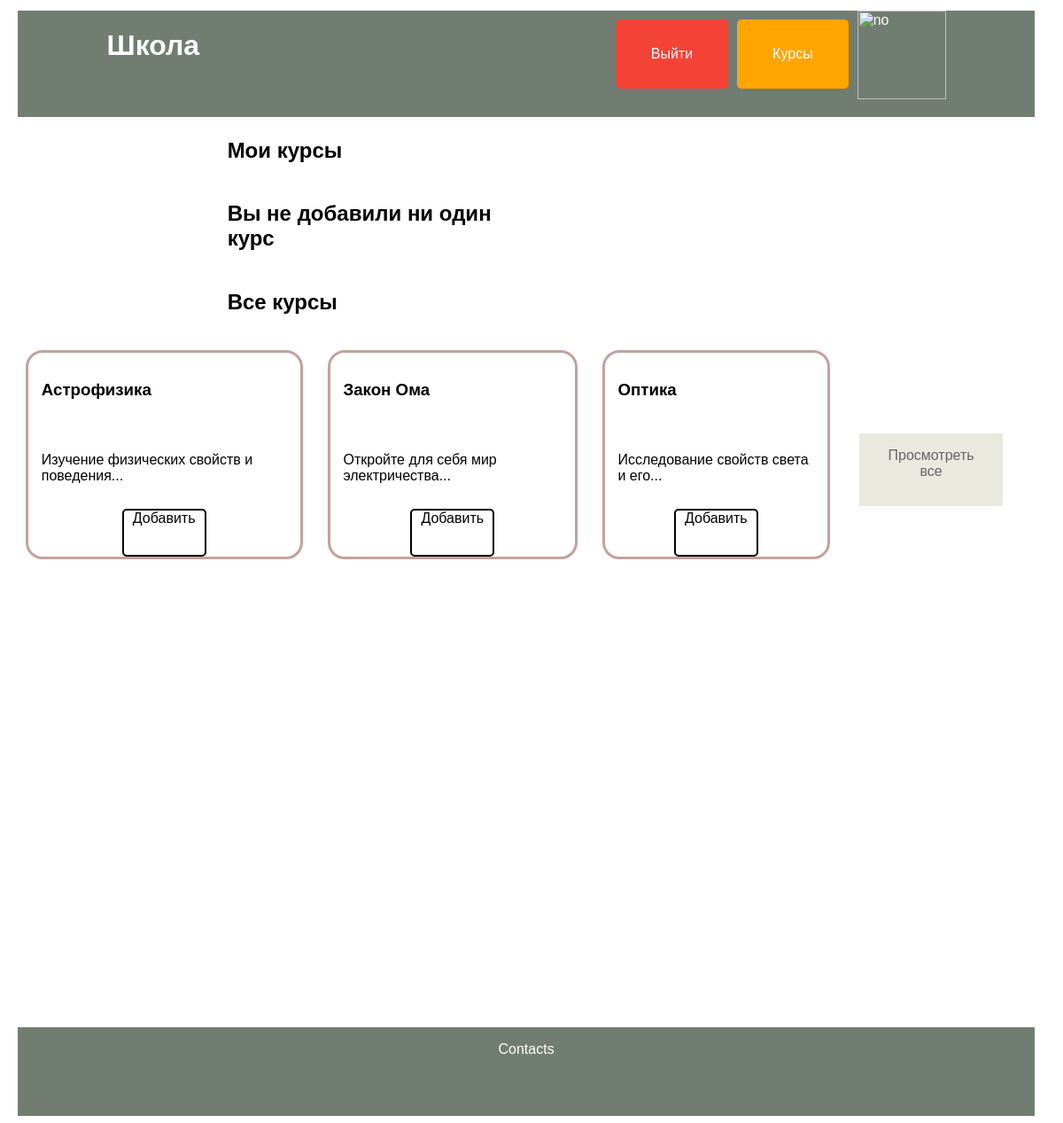
Page /home (signed in) on the committed database.
### data/courses.py (models this page shows)
class Course(SqlAlchemyBase):
    __tablename__ = 'courses'
    id = sqlalchemy.Column(sqlalchemy.Integer,
                           primary_key=True, autoincrement=True)
    title = sqlalchemy.Column(sqlalchemy.String, nullable=True)
    description = sqlalchemy.Column(sqlalchemy.String, nullable=True)
    content = sqlalchemy.Column(sqlalchemy.String, nullable=True)
    created_date = sqlalchemy.Column(sqlalchemy.DateTime,
                                     default=datetime.datetime.now)
    user_course = orm.relationship("UserCourse", back_populates='course')

### main.py (the view, shortened to what this page needs)
@app.route('/home', methods=['GET', 'POST'])
def home():
    global userinf
    form = HomeForm()
    db_sess = db_session.create_session()
    id_newcourses = ''
    all_courses = db_sess.query(Course).all()
    if current_user.is_authenticated:
        id_courses = db_sess.query(UserCourse).filter(UserCourse.user_id == current_user.id).all()
        my_courses = []
        if id_courses != []:
            for el in id_courses:
                courses = db_sess.query(Course).filter(Course.id == el.id_course).first()
                my_courses.append(courses)
        id_newcourses = request.form.getlist("check_box")
        id_newcourses = [int(x) for x in id_newcourses]
        my_ids = [x.id for x in my_courses]
    all_courses = db_sess.query(Course).all()
    if current_user.is_authenticated:
        id_courses = db_sess.query(UserCourse).filter(UserCourse.user_id == current_user.id).all()
        my_courses = []
        if id_courses != []:
            for el in id_courses:
                courses = db_sess.query(Course).filter(Course.id == el.id_course).first()
                my_courses.append(courses)
            id_newcourses = []
            for el in my_courses:
                id_newcourses.append(el.id)
        else:
            my_courses = '1'
    else:
        my_courses = ''
    random.shuffle(all_courses)
    return render_template('home.html', course=all_courses, my_courses=my_courses, len=len(my_courses), checked=id_newcourses, userinf=current_user)

### data/db_session.py (called while the page is built)
def create_session() -> Session:
    global __factory
    return __factory()

### main.py (called while the page is built)
@login_manager.user_loader
def load_user(user_id):
    db_sess = db_session.create_session()
    return db_sess.query(User).get(user_id)

### templates/home.html (shortened to what this page needs)
{% extends "base.html" %}
{% block content %}
<h2 class="usernames">Мои курсы</h2><br>
    {% if my_courses != '1' %}
    <div class="otstup">
        <div class="courses">
            {% for i in range(len) %}
            {% if i < 3 %}
                <div class="onecourse" data-course-id="{{ my_courses[i].id }}">
                    <h3 class="text-course"><a  class='card-a'>{{ my_courses[i].title }}</a></h3>
                        <p class="text-course"><a  class='card-a'>{{ ' '.join(course[i].description.split()[:5]) }}...</a></p>
                    <a class="delete-button" href="/delete_my_course/{{ my_courses[i].id }}/1"></a>
                </div>
            {% endif %}
        {% endfor %}
        <a class="button1" href="/home/my-courses">Просмотреть все</a>
        </div>
    </div>
    {% else %}
    <h2 class="usernames">Вы не добавили ни один курс</h2><br>
    {% endif %}
<h2 class="usernames">Все курсы</h2><br>
<div class="otstup">
<div class="courses">
    {% for i in range(3) %}
        <div class="onecourse" data-course-id="{{ course[i].id }}">
            <h3 class="text-course"><a  class='card-a'>{{ course[i].title }}</a></h3>
                <p class="text-course"><a  class='card-a'>{{ ' '.join(course[i].description.split()[:5]) }}...</a></p>
                {% if userinf != '' %}
                    {% if checked != '' %}
                        {% if course[i].id in checked %}
                            <a class="delete-button" href="/delete_my_course/{{ course[i].id }}/1"></a>
                        {% else %}
                            <a class="add-button" href="/add_my_course/{{ course[i].id }}/1">Добавить</a>
                        {% endif %}
                    {% endif %}
                {% endif %}
        </div>
    {% endfor %}
    <div class="home-buttons">
    <a class="button1" href="/home/all-courses">Просмотреть все</a>
    </div>
    </div>
</div>
{% endblock %}

### static/styles.css (style rules this page uses)
a { color: inherit; }
.button1 { background-color: #DDDBCB; border: none; color: black; padding: 16px 32px; text-align: center; font-size: 16px; margin: 4px 2px; opacity: 0.6; transition: 0.3s; display: inline-block; text-decoration: none; cursor: pointer; font-family: Verdana, Helvetica, Arial, sans-serif; }
.usernames { display: inline-block; width: 30%; font-family: Verdana, Helvetica, Arial, sans-serif; text-align: left; margin-top: 2%; margin-left: 21%; }
.otstup { margin: 2%; }
.courses { display: flex; flex-direction: row; flex-wrap: nowrap; justify-content: center; }
.courses a { height: 50px; align-self: center; }
.onecourse { cursor: pointer; transition: background-color 0.3s ease; display: flex; flex-direction: column; flex-wrap: wrap; justify-content: flex-start ; outline: solid rgb(195,162,158); border-radius: 1rem; margin-right: 3%; margin-bottom: 3%; font-family: Verdana, Helvetica, Arial, sans-serif; }
.text-course { padding: .75rem; margin-left: 1%; }
.card-a { text-decoration:none; color: black; }
.home-buttons { display: flex; flex-direction: column; flex-wrap: wrap; justify-content: flex-start; margin-right: 3%; font-family: Verdana, Helvetica, Arial, sans-serif; align-self: center; }
.add-button { background-color: #ffffff; color: #000000; padding-left: 10px; padding-right: 10px; border: 2px solid #000000; border-radius: 5px; text-decoration: none; display: inline-block; transition: background-color 0.3s, color 0.3s, border-color 0.3s; }

### rows in the picture
Course: title "Астрофизика", description "Изучение физических свойств и поведения"
Course: title "Закон Ома", description "Откройте для себя мир электричества"
Course: title "Оптика", description "Исследование свойств света и его"
